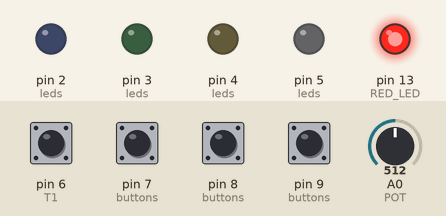
Simulated run of this sketch. Board: Arduino Uno, built with avr-gcc and run on an emulated ATmega328P. On the bench: output pins drawn as LEDs (lit = HIGH). Dashed ring = blinking. The test bench sets the inputs (shaded band); at power-on: pin 6 (T1), pin 7 (buttons), pin 8 (buttons), pin 9 (buttons) HIGH, A0 (POT) = 512. Random numbers use the default seed unless the sketch sets one; what the sketch prints to the serial monitor is not drawn.

Above: at 1.2 s.
1.3 s: pin 6 (T1) pulled LOW for 0.15 s
At 2.9 s:
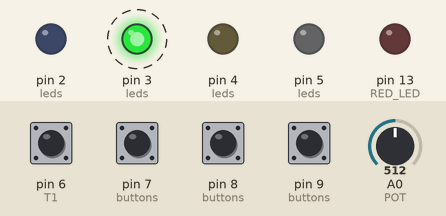
4.3 s: pin 7 (buttons) pulled LOW for 1 s
At 6.1 s:
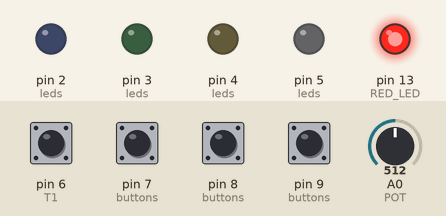
6.8 s: pin 6 (T1) driven LOW and pin 7 (buttons) driven LOW
At 8.9 s:
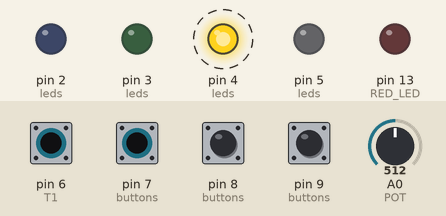
Timing chart, 0 to 15.8 s (numbered marks = the images above; inputs shaded):
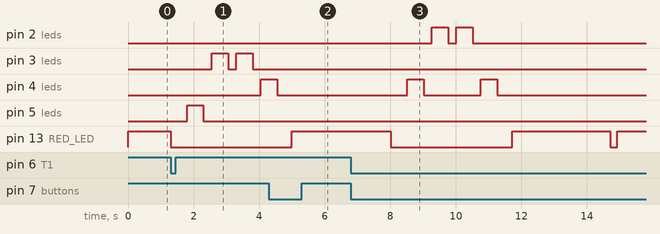

The sketch:

defuseTheBomb.ino
```cpp
#include "setup.h"
#include "gameLogic.h"

void setup() {
  Serial.begin(9600);
  pinSetup();
  resetGame();
}

void loop() {
  switch (state) {
    case WAIT_START:
      waitStart();
      break;

    case SHOW_PATTERN:
      showPattern();
      break;

    case USER_INPUT:
      userInput();
      break;
  }
}
```

gameLogic.cpp
```cpp
#include "gameLogic.h"

GameState state = WAIT_START;
int score = 0;
int patternLength = 0;
int userIndex = 0;
int preSelectedLevel = 0;

unsigned long TMAX = 10000;  // Tempo massimo iniziale
unsigned long startTime = 0;

int pattern[32];

void waitStart() {
    // LED rosso acceso
    digitalWrite(RED_LED, HIGH);

    // Lettura livello difficoltà
    int level = map(analogRead(POT), 0, 1023, 1, 8);

    if (level != preSelectedLevel) {
        preSelectedLevel = level;
        Serial.print("Livello scelto: ");
        Serial.print(preSelectedLevel);
        Serial.println();
    }

    // Pressione pulsante blu
    if (digitalRead(T1) == LOW) {
        Serial.println("Bomb Activated! Follow the defuse code!");

        digitalWrite(RED_LED, LOW);

        // mappare liello di difficoltà scelto sulla lunghezza del pattern
        patternLength = map(level, 1, 8, 2, 8);
        generatePattern(patternLength);
        TMAX = 10000 - (level * 500);  // più difficile, meno tempo

        delay(500);

        state = SHOW_PATTERN;
    }
}

void showPattern() {
    Serial.print("Pattern: ");

    for (int i = 0; i < patternLength; i++) {
        int led = leds[pattern[i]];
        digitalWrite(led, HIGH);
        delay(500);
        digitalWrite(led, LOW);
        delay(250);
        Serial.print(pattern[i]);
        Serial.print(" ");
    }

    Serial.println();

    userIndex = 0;
    startTime = millis();
    state = USER_INPUT;
}

void userInput() {
    // 4 buttons
    for (int i = 0; i < 4; i++) {
        // INPUT_PULLUP = LOW se premuto
        if (digitalRead(buttons[i]) == LOW) {
          delay(200); // debounce

            // il pulsante premuto è quello corretto nella sequenza
            if (pattern[userIndex] == i) {
                userIndex++;

                //Led relativo al pulsante premuto si accende e si spegne
                digitalWrite(leds[i], HIGH);
                delay(200);
                digitalWrite(leds[i], LOW);

                // finiamo i fili da tagliare, ed è giusto
                if (userIndex >= patternLength) {
                    Serial.println("Correct! Moving to next code");
                    score++;
                    patternLength++;
                    if (patternLength > 32)
                        patternLength = 32;

                    TMAX = max(1000UL, TMAX - 300);
                    delay(1000);

                    generatePattern(patternLength);

                    state = SHOW_PATTERN;
                }
            } else {
                boom();
            }
        }
    }

    if (millis() - startTime > TMAX) {
        boom();
    }
}
```

gameLogic.h
```cpp
#ifndef __GAME_LOGIC__
#define __GAME_LOGIC__

#include "Arduino.h"
#include "setup.h"
#include "gameUtils.h"

extern int score;
extern int patternLength;
extern int pattern[32];

void showPattern();

void waitStart();

void userInput();

#endif
```

gameUtils.cpp
```cpp
#include "gameUtils.h"

void generatePattern(int length) {
    for (int i = 0; i < length; i++) {
        pattern[i] = random(0, 4);
    }
}

void resetGame() {
    state = WAIT_START;
    digitalWrite(RED_LED, LOW);
    patternLength = 0;
    score = 0;
    Serial.println("Defuse the Bomb - Press T1 to Start");
}

void boom() {
    Serial.print("BOOM! You failed! Score: ");
    Serial.println(score);

    digitalWrite(RED_LED, HIGH);
    delay(3000);

    resetGame();
}
```

gameUtils.h
```cpp
#ifndef __GAME_UTILS_
#define __GAME_UTILS__

#include "gameLogic.h"
#include "setup.h"
#include "Arduino.h"

void generatePattern(int length);

void resetGame();

void boom();

#endif
```

setup.cpp
```cpp
#include "Setup.h"

void pinSetup(){
    pinMode(RED_LED, OUTPUT);

    for (int i = 0; i < 4; i++) {
        pinMode(leds[i], OUTPUT);
        pinMode(buttons[i], INPUT_PULLUP);
    }

    pinMode(POT, INPUT);
}
```

setup.h
```cpp
#ifndef __SETUP__
#define __SETUP__

#include "Arduino.h"
#include "gameLogic.h"
#include "gameUtils.h"

#define RED_LED 13               // LED rosso (stato bomba)
#define L1 2                // LED blu
#define L2 3                // LED verde
#define L3 4                // LED giallo
#define L4 5                // LED bianco

#define T1 6                // Pulsante blu
#define T2 7                // Pulsante verde
#define T3 8                // Pulsante giallo
#define T4 9                // Pulsante bianco

#define POT A0              // Potenziometro

const int leds[4] = {L1, L2, L3, L4};
const int buttons[4] = {T1, T2, T3, T4};

enum GameState { WAIT_START, SHOW_PATTERN, USER_INPUT };
extern GameState state;

void pinSetup();

#endif
```

Measured:
- after the input at 1.3 s, pin 3 (leds): alternates HIGH for 0.50 s and LOW for 0.25 s, starting after 1.3 s; pin 4 (leds): LOW → HIGH after 2.8 s; pin 5 (leds): LOW → HIGH after 0.50 s, → LOW 0.50 s later; pin 13 (RED_LED): HIGH → LOW at once
- after the input at 4.3 s, pin 13 (RED_LED): LOW → HIGH after 0.70 s
- after the input at 6.8 s, pin 2 (leds): alternates HIGH for 0.50 s and LOW for 0.25 s, 4 changes in all, then stays LOW, starting after 2.5 s; pin 4 (leds): alternates HIGH for 0.50 s and LOW for 1.8 s, 4 changes in all, then stays LOW, starting after 1.7 s
